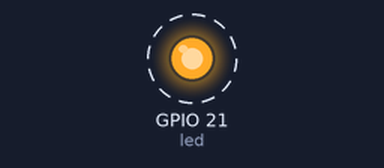
The program below on a simulated Raspberry Pi (BCM pin numbers). Shown: output pins drawn as LEDs (lit = HIGH). Dashed ring = blinking.

Above: at 0.2 s.
Timing chart, 0 to 3.0 s (numbered marks = the images above):
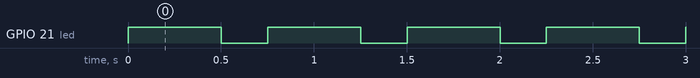

The program:

2_blink_tiempos.py
```python
from gpiozero import LED
from signal import pause

led = LED(21)

# Personalizar el tiempo que permanece encendido y apagado
# 0.5 segundos encendido, 0.25 segundos apagado
led.blink(on_time=0.5, off_time=0.25)

# led.blink() por defecto usa on_time=1 y off_time=1
# El led se enciende o apaga cada segundo (1 parpadeo cada 2 segundos)

# Mantenemos el programa pausado
# Las acciones del botón se procesan de fondo
# No necesario si lo ejecutamos desde intérprete
# Finalizar con Ctrl+C
pause()
```

Measured:
- by itself, GPIO 21 (led): alternates HIGH for 0.50 s and LOW for 0.25 s
